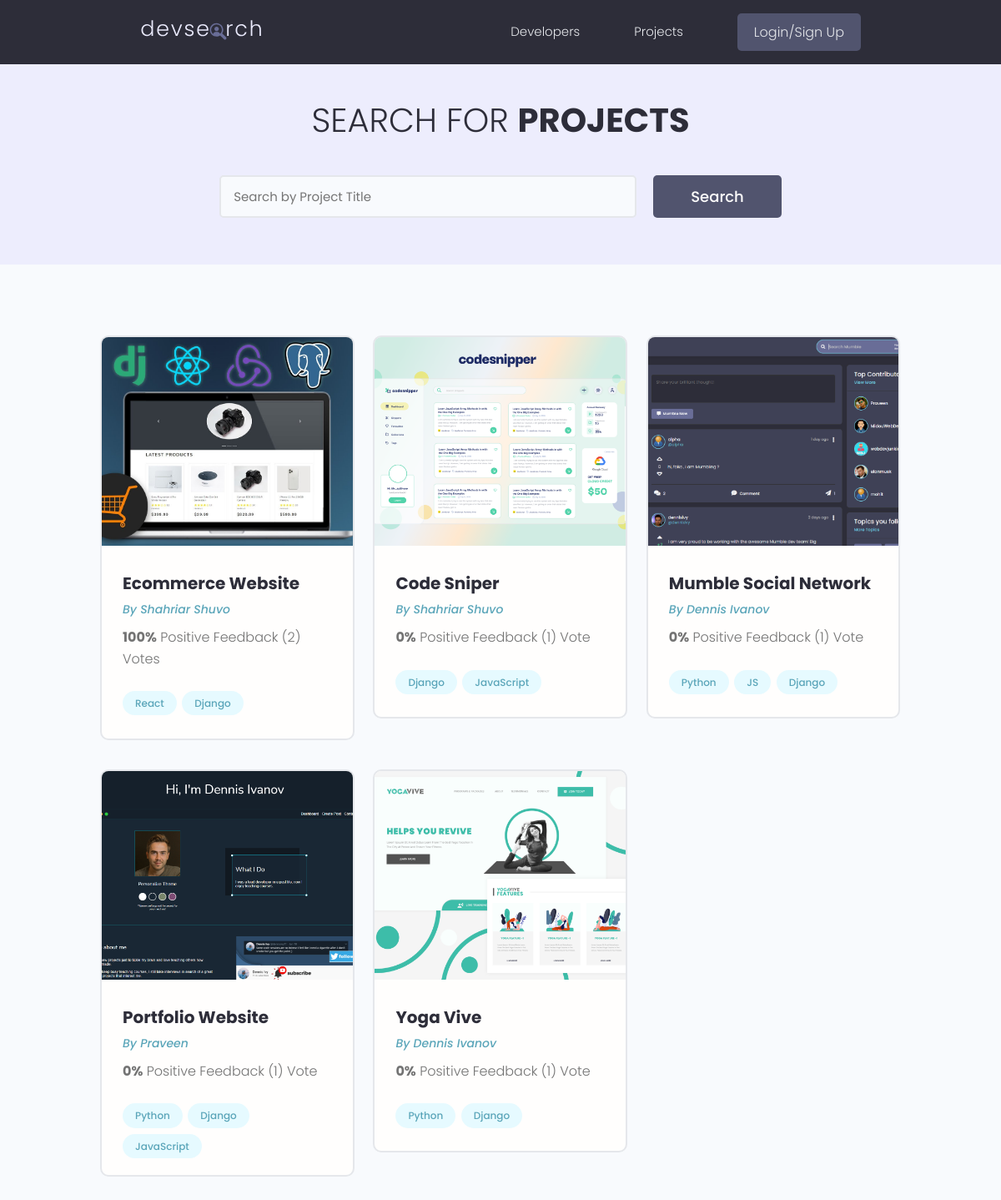
/projects/, run on the app's committed database.
### projects/models.py (models this page shows, shortened)
class Project(models.Model):
    owner = models.ForeignKey(
        Profile, null=True, blank=True, on_delete=models.CASCADE)
    title = models.CharField(max_length=200)
    description = models.TextField(null=True, blank=True)
    featured_image = models.ImageField(
        null=True, blank=True, default="default.jpg")
    demo_link = models.CharField(max_length=2000, null=True, blank=True)
    source_link = models.CharField(max_length=2000, null=True, blank=True)
    tags = models.ManyToManyField('Tag', blank=True)
    vote_total = models.IntegerField(default=0, null=True, blank=True)
    vote_ratio = models.IntegerField(default=0, null=True, blank=True)
    created = models.DateTimeField(auto_now_add=True)
    id = models.UUIDField(default=uuid.uuid4, unique=True,
                          primary_key=True, editable=False)
    class Meta:
        ordering = ['-vote_ratio', '-vote_total', 'title']
    @property
    def imageURL(self):
        try:
            url = self.featured_image.url
        except:
            url = ''
        return url

class Tag(models.Model):
    name = models.CharField(max_length=200)
    created = models.DateTimeField(auto_now_add=True)
    id = models.UUIDField(default=uuid.uuid4, unique=True,
                          primary_key=True, editable=False)
    def __str__(self):
        return self.name

### users/models.py (models this page shows, shortened)
class Profile(models.Model):
    user = models.OneToOneField(
        User, on_delete=models.CASCADE, null=True, blank=True)
    name = models.CharField(max_length=200, blank=True, null=True)
    email = models.EmailField(max_length=500, blank=True, null=True)
    username = models.CharField(max_length=200, blank=True, null=True)
    location = models.CharField(max_length=200, blank=True, null=True)
    short_intro = models.CharField(max_length=200, blank=True, null=True)
    bio = models.TextField(blank=True, null=True)
    profile_image = models.ImageField(
        null=True, blank=True, upload_to='profiles/', default="profiles/user-default.png")
    social_github = models.CharField(max_length=200, blank=True, null=True)
    social_twitter = models.CharField(max_length=200, blank=True, null=True)
    social_linkedin = models.CharField(max_length=200, blank=True, null=True)
    social_youtube = models.CharField(max_length=200, blank=True, null=True)
    social_website = models.CharField(max_length=200, blank=True, null=True)
    created = models.DateTimeField(auto_now_add=True)
    id = models.UUIDField(default=uuid.uuid4, unique=True,
                          primary_key=True, editable=False)
    class Meta:
        ordering = ['created']

### projects/views.py (the view)
# urls.py: path('projects/', views.getProjects),
def projects(request):
    projects, search_query = searchProjects(request)
    custom_range, projects = paginateProjects(request, projects, 6)
    context = {'projects': projects,
               'search_query': search_query, 'custom_range': custom_range}
    return render(request, 'projects/projects.html', context)

### projects/utils.py (called while the page is built)
def paginateProjects(request, projects, results):
    page = request.GET.get('page')
    paginator = Paginator(projects, results)
    try:
        projects = paginator.page(page)
    except PageNotAnInteger:
        page = 1
        projects = paginator.page(page)
    except EmptyPage:
        page = paginator.num_pages
        projects = paginator.page(page)
    leftIndex = (int(page) - 4)
    if leftIndex < 1:
        leftIndex = 1
    rightIndex = (int(page) + 5)
    if rightIndex > paginator.num_pages:
        rightIndex = paginator.num_pages + 1
    custom_range = range(leftIndex, rightIndex)
    return custom_range, projects

def searchProjects(request):
    search_query = ''
    if request.GET.get('search_query'):
        search_query = request.GET.get('search_query')
    tags = Tag.objects.filter(name__icontains=search_query)
    projects = Project.objects.distinct().filter(
        Q(title__icontains=search_query) |
        Q(description__icontains=search_query) |
        Q(owner__name__icontains=search_query) |
        Q(tags__in=tags)
    )
    return projects, search_query

### projects/templates/projects/projects.html (shortened to what this page needs)
{% extends 'main.html' %}
{% block content %}
<main class="projects">
    <section class="hero-section text-center">
        <div class="container container--narrow">
            <div class="hero-section__box">
                <h2>Search for <span>Projects</span></h2>
            </div>
            <div class="hero-section__search">
                <form id='searchForm' class="form" action="{% url 'projects' %}" method="get">
                    <div class="form__field">
                        <input class="input input--text" id="formInput#search" type="text" name="search_query"
                            placeholder="Search by Project Title" value="{{search_query}}" />
                    </div>
                    <input class="btn btn--sub btn--lg" type="submit" value="Search" />
                </form>
            </div>
        </div>
    </section>
    <section class="projectsList">
        <div class="container">
            <div class="grid grid--three">
                {% for project in projects %}
                <div class="column">
                    <div class="card project">
                        <a href="{% url 'project' project.id %}" class="project">
                            <img class="project__thumbnail" src="{{project.imageURL}}" alt="project thumbnail" />
                            <div class="card__body">
                                <h3 class="project__title">{{project.title}}</h3>
                                <p><a class="project__author" href="{% url 'user-profile' project.owner.id %}">By
                                        {{project.owner.name}}</a>
                                </p>
                                <p class="project--rating">
                                    <span style="font-weight: bold;">{{project.vote_ratio}}%</span> Positive
                                    Feedback ({{project.vote_total}}) Vote{{project.vote_total|pluralize:"s"}}
                                </p>
                                <div class="project__tags">
                                    {% for tag in project.tags.all %}
                                    <span class="tag tag--pill tag--main">
                                        <small>{{tag}}</small>
                                    </span>
                                    {% endfor %}
                                </div>
                            </div>
                        </a>
                    </div>
                </div>
                {% endfor %}
            </div>
        </div>
    </section>
</main>
{% endblock %}

### templates/main.html (shortened to what this page needs)
<!DOCTYPE html>
{% load static %}
<html>
<head>
    <link rel="stylesheet" href="https://cdn.iconmonstr.com/1.3.0/css/iconmonstr-iconic-font.min.css" />
    <link rel="stylesheet" href="{% static 'uikit/styles/uikit.css' %}" />
    <link rel="stylesheet" href="{% static 'styles/app.css' %}" />
</head>
<body>
    {% include 'navbar.html' %}
    {% block content %}
    {% endblock content %}
</body>
</html>

### templates/navbar.html (shortened to what this page needs)
{% load static %}
<header class="header">
    <div class="container container--narrow">
        <a href="{% url 'profiles' %}" class="header__logo">
            <img src="{% static 'images/logo.svg' %} " alt="DevSearch Logo" />
        </a>
        <nav class="header__nav">
            <ul class="header__menu">
                <li class="header__menuItem"><a href="{% url 'profiles' %}">Developers</a></li>
                <li class="header__menuItem"><a href="{% url 'projects' %}">Projects</a></li>
                {% if request.user.is_authenticated %}
                <li class="header__menuItem"><a href="{% url 'inbox' %}">Inbox</a></li>
                <li class="header__menuItem"><a href="{% url 'account' %}">Account</a></li>
                <li class="header__menuItem"><a href="{% url 'logout' %}" class="btn btn--sub">Logout</a></li>
                {% else %}
                <li class="header__menuItem"><a href="{% url 'login' %}" class="btn btn--sub">Login/Sign Up</a></li>
                {% endif %}
            </ul>
        </nav>
    </div>
</header>

### static/styles/app.css (style rules this page uses)
:root { --color-sub: #2d2d39; }
.btn--sub { background-color: var(--color-sub-light); }
.card { border: 2px solid var(--color-light); }
img { width: 100%; }
.header { position: sticky; z-index: 111; background-color: var(--color-sub); padding: 1.5rem 0; }
.header > .container { display: flex; justify-content: space-between; align-items: center; }
.header__logo > img { height: 3.8rem; }
.header__nav > ul { display: inline-flex; align-items: center; list-style: none; gap: 6.5rem; }
.header__menuItem > a { color: var(--color-light); font-weight: 300; }
.hero-section { height: 40vh; display: flex; align-items: center; background-color: var(--color-sub); }
.hero-section__box { margin-bottom: 4rem; }
.hero-section__box > h2, .hero-section__box > h2 > span { font-size: 4rem; color: var(--color-light); line-height: 1.3; text-transform: uppercase; }
.hero-section__box > h2 { font-weight: 300; }
.hero-section__box > h2 > span { font-weight: 700; }
.hero-section__search > .form { display: flex; align-items: center; justify-content: center; gap: 2rem; }
.hero-section__search > .form input.input--text { width: 50rem; }
.project__author { font-size: 1.4rem; font-style: italic; }
.project--rating { margin-bottom: 1.6em; margin-top: .5em; }
.projects > .hero-section { background: var(--color-sub-lighter); height: 30vh; }
.projects .hero-section__box { margin-bottom: 2.5rem; }
.projects .hero-section__box > h2 { color: var(--color-sub); }
.projects .hero-section__box > h2 > span { font-weight: 700; color: var(--color-sub); }
.projectsList { margin-top: 8rem; }
.project__thumbnail { height: 25rem; object-fit: cover; object-position: top center; }
.project__title { font-size: 2rem; font-weight: 700; color: var(--color-sub); }

### static/uikit/styles/modules/_variables.css (style rules this page uses)
:root { --color-main: #5aa5b9; --color-main-light: #e6faff; --color-sub: #3f4156; --color-sub-light: #51546e; --color-sub-lighter: #ededfd; --color-text: #737373; --color-gray: #8b8b8b; --color-light: #e5e7eb; --color-light-gray: #767676; --color-bg: #f8fafd; --color-white: #fffefd; --color-white-light: #f3f3f3; --color-success: #359e64; --color-success-bg: #def8e8; --color-error: #fc4b0b; --color-error-bg: #fff2ee; --font-base: 'Poppins', arial, helvetica, 'Segoe UI', roboto, ubuntu, sans-serif; --font-monospace: 'Fira Code', 'Courier New', courier, monospace; --font-regular: 300; --font-medium: 500; --font-bold: 700; --generic-shadow: 1px 1px 5px #00000010; --generic-transition: all 0.3s ease-in-out; }

### static/uikit/styles/modules/_base.css (style rules this page uses)
* { margin: 0; padding: 0; box-sizing: border-box; text-rendering: optimizeLegibility; color: inherit; font-size: inherit; }
html { font-size: 50%; }
@media only screen and (min-width: 480px) { html { font-size: 56.25%; } }
@media only screen and (min-width: 1200px) { html { font-size: 62.5%; } }
body { line-height: 1.6; font-weight: 400; font-size: 1.5rem; color: var(--color-text); background-color: var(--color-bg); min-height: 100vh; }

### static/uikit/styles/modules/_typography.css (style rules this page uses)
* { font-family: var(--font-base); }
h2 { font-size: 3.6rem; font-weight: var(--font-bold); }
h3 { font-size: 3.2rem; font-weight: var(--font-medium); }
p, span, strong { font-size: 1.6rem; color: var(--color-text); font-weight: var(--font-regular); }
a { padding-bottom: 2px; text-decoration: none; display: inline-block; color: var(--color-main); font-weight: var(--font-medium); }

### static/uikit/styles/modules/_utilities.css (style rules this page uses)
.container { width: 92%; max-width: 165rem; margin: 0 auto; box-sizing: border-box; }
.container--narrow { width: 92%; max-width: 120rem; }
@media screen and (min-width: 1000px) { .container { width: 90%; } }
@media screen and (min-width: 1000px) { .container--narrow { width: 85%; } }
@media screen and (min-width: 1200px) { .container { width: 80%; } }
@media screen and (min-width: 1200px) { .container--narrow { width: 72%; } }
.text-center { text-align: center; }

### static/uikit/styles/modules/_button.css (style rules this page uses)
.btn { display: inline-block; position: relative; cursor: pointer; background-color: var(--color-light); font-weight: var(--font-medium); color: var(--color-sub); text-decoration: none; padding: 1rem 2rem; border-radius: 0.5rem; border: none; width: -webkit-fit-content; width: -moz-fit-content; width: fit-content; height: -webkit-fit-content; height: -moz-fit-content; height: fit-content; font-size: 1.6rem; outline-width: 0; outline-color: transparent; -webkit-backface-visibility: hidden; backface-visibility: hidden; transition: all 0.3s ease-in-out; }
.btn--sub { background-color: var(--color-sub); color: var(--color-white); }
.btn--lg { font-size: 1.8rem; padding: 1.2rem 4.5rem; }

### data on the page
Project: imageURL (picture), title "Ecommerce Website", owner.name "Shahriar Shuvo", vote_ratio "100", vote_total "2"
Tag: name "React"
Tag: name "Django"
Project: imageURL (picture), title "Code Sniper", owner.name "Shahriar Shuvo", vote_ratio "0", vote_total "1"
Tag: name "JavaScript"
Project: imageURL (picture), title "Mumble Social Network", owner.name "Dennis Ivanov", vote_ratio "0", vote_total "1"
Tag: name "Python"
Tag: name "JS"
Project: imageURL (picture), title "Portfolio Website", owner.name "Praveen", vote_ratio "0", vote_total "1"
Project: imageURL (picture), title "Yoga Vive", owner.name "Dennis Ivanov", vote_ratio "0", vote_total "1"
